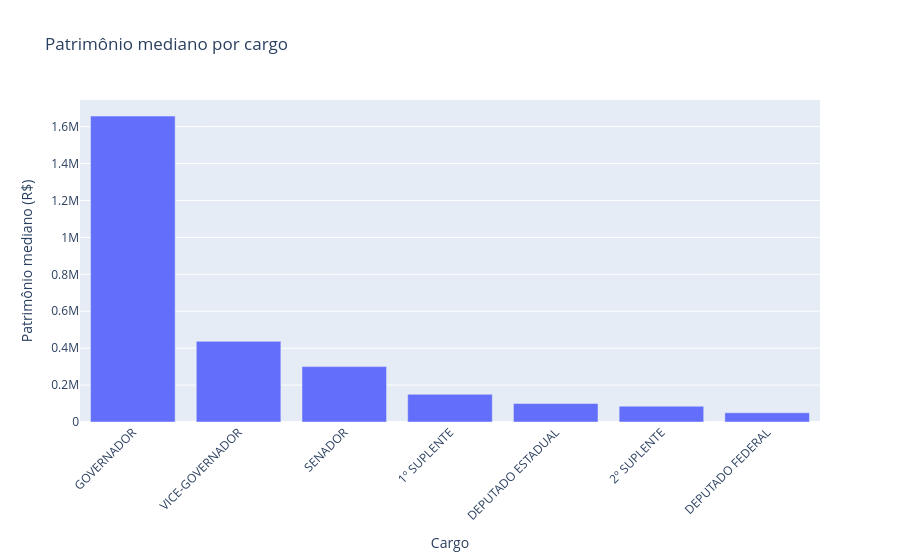

The notebook cell saved with this chart:
### Markdown cell above
### Patrimônio mediano por cargo

A mediana será utilizada para comparar os cargos porque os valores patrimoniais apresentam grande dispersão e possíveis outliers. Dessa forma, a mediana representa melhor o patrimônio típico de cada grupo.

### Code cell
patrimonio_cargo = (
    df
    .groupby('DS_CARGO')['PATRIMONIO_TOTAL']
    .median()
    .sort_values(ascending=False)
    .reset_index()
)

fig = px.bar(
    patrimonio_cargo,
    x='DS_CARGO',
    y='PATRIMONIO_TOTAL',
    title='Patrimônio mediano por cargo',
    labels={
        'DS_CARGO': 'Cargo',
        'PATRIMONIO_TOTAL': 'Patrimônio mediano (R$)'
    }
)

fig.update_layout(xaxis_tickangle=-45)

fig.show()

### Figure 1 — Plotly figure (JSON) as saved in the notebook; plotly's stock layout.template omitted (floating-point values rounded to 4 significant figures)
{"data": [{"hovertemplate": "Cargo=%{x}<br>Patrimônio mediano (R$)=%{y}<extra></extra>", "legendgroup": "", "marker": {"color": "#636efa", "pattern": {"shape": ""}}, "name": "", "orientation": "v", "showlegend": false, "textposition": "auto", "type": "bar", "x": ["GOVERNADOR", "VICE-GOVERNADOR", "SENADOR", "1º SUPLENTE", "DEPUTADO ESTADUAL", "2º SUPLENTE", "DEPUTADO FEDERAL"], "xaxis": "x", "y": [1657000.0, 436900.0, 300000.0, 150000.0, 100000.0, 85580.0, 50000.0], "yaxis": "y"}], "layout": {"barmode": "relative", "legend": {"tracegroupgap": 0}, "title": {"text": "Patrimônio mediano por cargo"}, "xaxis": {"anchor": "y", "domain": [0, 1], "tickangle": -45, "title": {"text": "Cargo"}}, "yaxis": {"anchor": "x", "domain": [0, 1], "title": {"text": "Patrimônio mediano (R$)"}}}}
